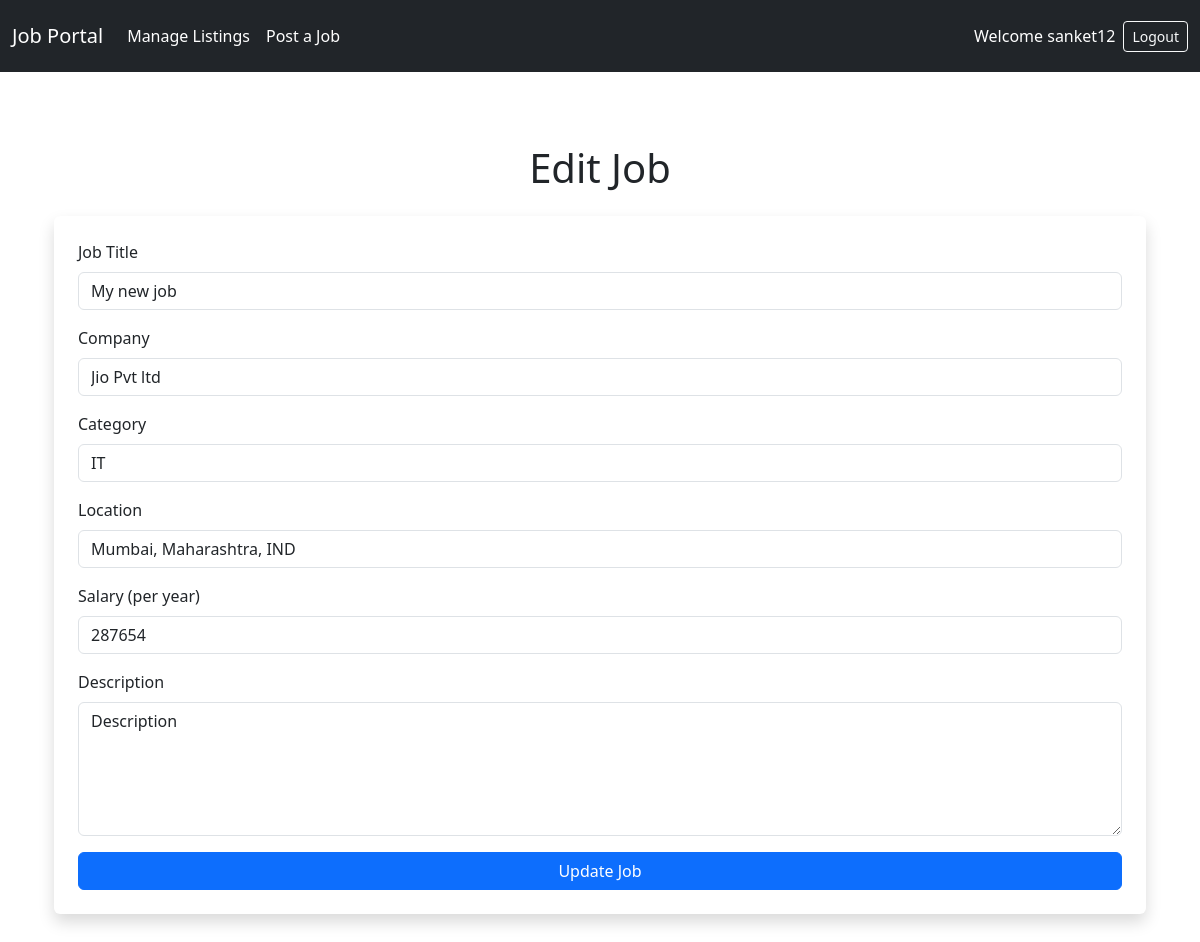
The page /jobs/job_edit/2/ (signed in) on the database as committed earlier.
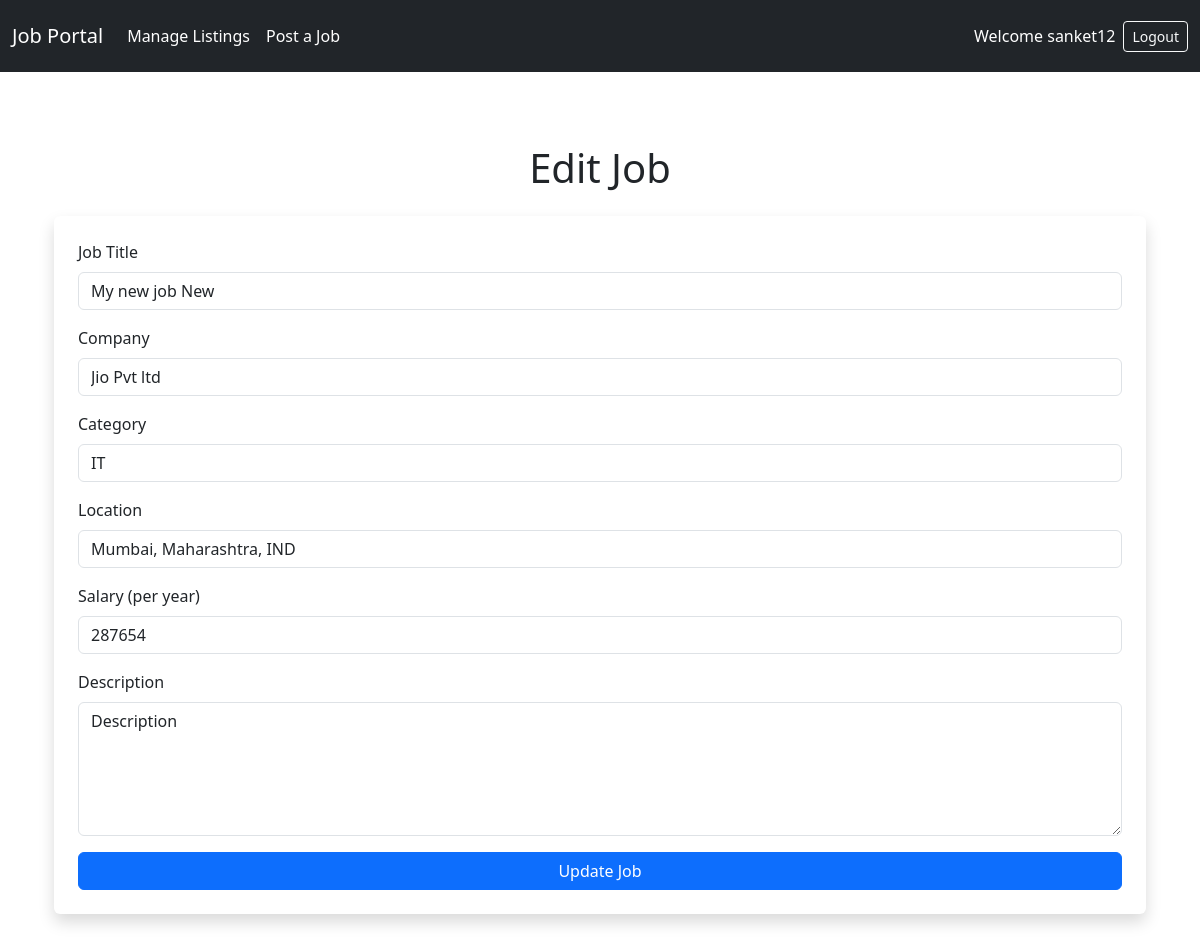
The same page on the database as committed later.
### jobs/models.py (models this page shows)
class Job(models.Model):
    title = models.CharField(max_length=200)
    description = models.TextField()
    salary = models.IntegerField()
    location = models.CharField(max_length=100)
    category = models.CharField(max_length=100)
    company = models.CharField(max_length=100)
    posted_by = models.ForeignKey(User, on_delete=models.CASCADE)

### jobs/views.py (the view)
# urls.py: path('job_edit/<int:job_id>/', views.job_edit, name='job_edit'),# for recruiters
@login_required
def job_edit(request, job_id):
    user = request.user
    profile = Profile.objects.get(user=user)
    job = get_object_or_404(Job, id=job_id)
    if request.method == "POST":
        form = JobForm(request.POST, instance=job)  # Bind the job instance to the form
        if form.is_valid():
            form.save()
            return redirect('job_list')  # Redirect to the job list after saving the edited job
    else:
        form = JobForm(instance=job)  # Pre-fill the form with job data when editing
    return render(request, "jobs/job_create.html", {
        "form": form,
        "edit_mode": True,  # Indicate it's an edit operation
        "profile": profile
    })

### jobs/forms.py
class JobForm(forms.ModelForm):
    class Meta:
        model = Job
        fields = ['title', 'company', 'category', 'location', 'salary', 'description']

### accounts/context_processors.py (called while the page is built)
def user_profile(request):
    profile = None
    if request.user.is_authenticated:
        profile, created = Profile.objects.get_or_create(user=request.user)
    return {'user_profile': profile}

### jobs/templates/jobs/job_create.html (shortened to what this page needs)
{% extends "accounts/base.html" %} {% block content %}
<div class="container py-5">
  <h1 class="text-center mb-4">
    {% if edit_mode %} Edit Job {% else %} Post a New Job {% endif %}
  </h1>
  <form method="POST" class="p-4 bg-white shadow rounded">
    <div class="mb-3">
      <label class="form-label">Job Title</label>
      <input type="text" class="form-control" name="title" value="{{ form.instance.title }}" />
    </div>
    <div class="mb-3">
      <label class="form-label">Company</label>
      <input
        type="text"
        class="form-control"
        name="company"
        value="{{ form.company.value }}"
        required
      />
    </div>
    <div class="mb-3">
      <label class="form-label">Category</label>
      <input
        type="text"
        class="form-control"
        name="category"
        value="{{ form.category.value }}"
        required
      />
    </div>
    <div class="mb-3">
      <label class="form-label">Location</label>
      <input
        type="text"
        class="form-control"
        name="location"
        value="{{ form.location.value }}"
        required
      />
    </div>
    <div class="mb-3">
      <label class="form-label">Salary (per year)</label>
      <input
        type="number"
        class="form-control"
        name="salary"
        value="{{ form.salary.value }}"
        required
      />
    </div>
    <div class="mb-3">
      <label class="form-label">Description</label>
      <textarea class="form-control" name="description" rows="5" required>
{{ form.description.value }}</textarea
      >
    </div>
    <div class="d-grid">
      <button type="submit" class="btn btn-primary btn-block">
        {% if edit_mode %} Update Job {% else %} Post Job {% endif %}
      </button>
    </div>
  </form>
</div>
{% endblock %}

Rows that differ between the two databases and show on the page:
changed Job "Jio Pvt ltd": title "My new job" → "My new job New"
